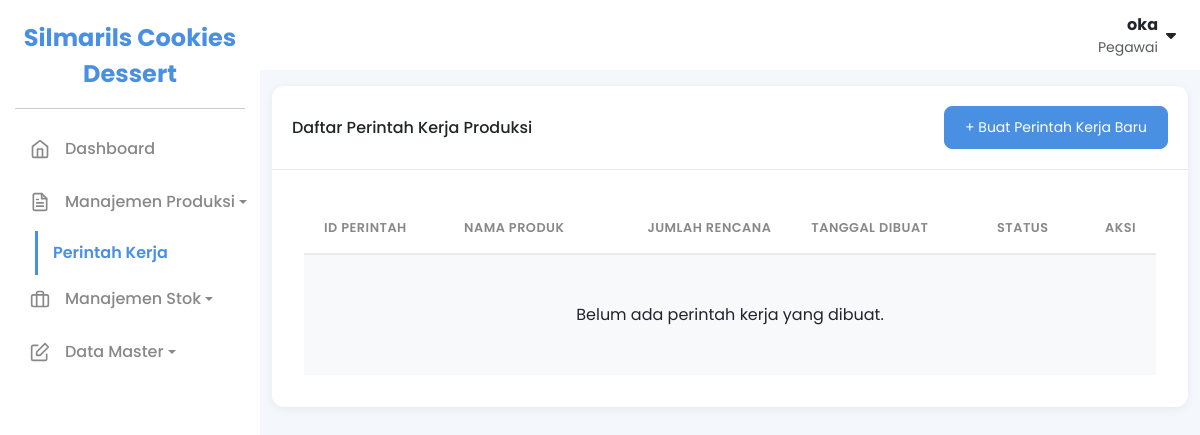
/index.php?page=produksi_daftar (signed in), run on an earlier commit of the app's database.
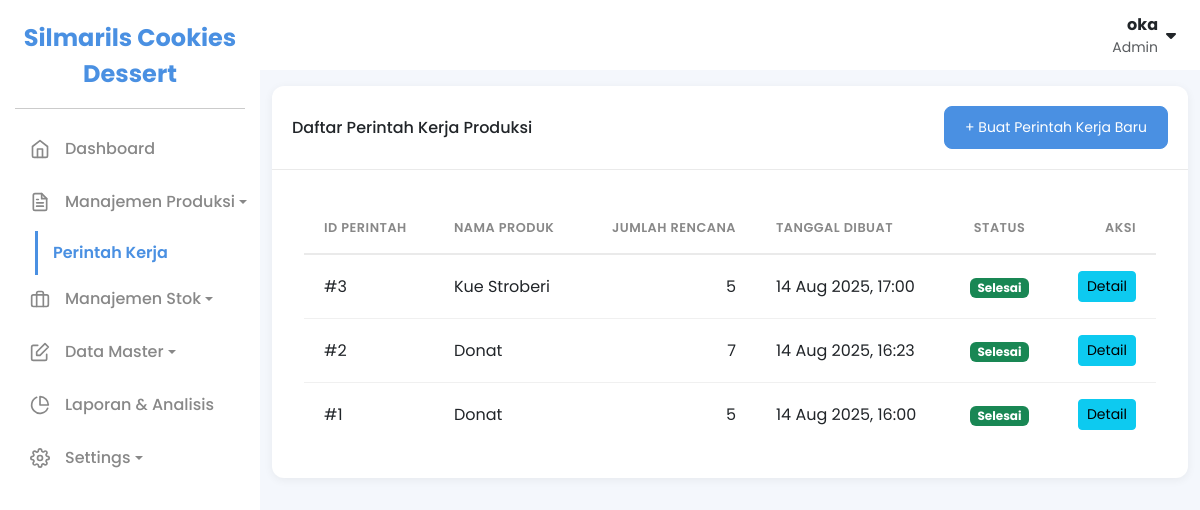
And on a later commit of the database.
### tables this page shows
CREATE TABLE `perintah_kerja` (
  `id_perintah_kerja` int NOT NULL,
  `id_produk` int NOT NULL,
  `jumlah_direncanakan` int NOT NULL,
  `jumlah_sukses` int DEFAULT NULL,
  `jumlah_gagal` int DEFAULT NULL,
  `tanggal_dibuat` datetime NOT NULL DEFAULT CURRENT_TIMESTAMP,
  `tanggal_dimulai` datetime DEFAULT NULL,
  `tanggal_selesai` datetime DEFAULT NULL,
  `status` enum('Direncanakan','Berlangsung','Selesai','Dibatalkan') NOT NULL,
  `catatan` text
);

CREATE TABLE `produk` (
  `id_produk` int NOT NULL,
  `nama_produk` varchar(100) NOT NULL,
  `masa_simpan_hari` int NOT NULL DEFAULT '0' COMMENT 'Umur simpan produk dalam hari',
  `catatan` text,
  `foto_produk` varchar(255) DEFAULT NULL
);

### core/functions.php (called while the page is built, shortened)
<?php
function base_url($path = '')
{
            $protocol = isset($_SERVER['HTTPS']) && $_SERVER['HTTPS'] === 'on' ? "https" : "http";
            $host = $_SERVER['HTTP_HOST'];
            $script_name = str_replace('\\', '/', dirname($_SERVER['SCRIPT_NAME']));
            $project_root = rtrim($script_name, '/');
            $url = "$protocol://$host" . rtrim($project_root, '/') . '/' . ltrim($path, '/');
            return $url;
}
function load_settings($pdo)
{
            try {
                        $stmt = $pdo->query("SELECT nama_pengaturan, nilai_pengaturan FROM pengaturan");
                        $settings_from_db = $stmt->fetchAll(PDO::FETCH_KEY_PAIR);
                        return $settings_from_db;
            } catch (PDOException $e) {
                        return [];
            }
}

### pages/produksi_daftar.php (the view, shortened to what this page needs)
<?php
$stmt = $pdo->query("
    SELECT pk.*, p.nama_produk
    FROM perintah_kerja pk
    JOIN produk p ON pk.id_produk = p.id_produk
    ORDER BY pk.tanggal_dibuat DESC
");
$daftar_kerja = $stmt->fetchAll(PDO::FETCH_ASSOC);
?>
<div class="container-fluid py-3">
    <div class="card">
        <div class="card-header d-flex justify-content-between align-items-center">
            <h6 class="m-0">Daftar Perintah Kerja Produksi</h6>
            <a href="index.php?page=produksi_buat" class="btn btn-primary btn-sm">+ Buat Perintah Kerja Baru</a>
        </div>
        <div class="card-body">
            <div class="card-body">
        <div class="table-responsive">
            <div class="table-responsive">
                <table class="table-modern">
                    <thead>
                        <tr>
                            <th>ID Perintah</th>
                            <th>Nama Produk</th>
                            <th class="text-end">Jumlah Rencana</th>
                            <th>Tanggal Dibuat</th>
                            <th class="text-center">Status</th>
                            <th class="text-end">Aksi</th>
                        </tr>
                    </thead>
                    <tbody>
                        <?php if (empty($daftar_kerja)): ?>
                            <tr>
                                <td colspan="6" class="text-center bg-light p-5">
                                    Belum ada perintah kerja yang dibuat.
                                </td>
                            </tr>
                        <?php else: ?>
                            <?php foreach ($daftar_kerja as $kerja): ?>
                                <tr>
                                    <td>#<?php echo htmlspecialchars($kerja['id_perintah_kerja']); ?></td>
                                    <td><?php echo htmlspecialchars($kerja['nama_produk']); ?></td>
                                    <td class="text-end"><?php echo number_format($kerja['jumlah_direncanakan']); ?></td>
                                    <td><?php echo date('d M Y, H:i', strtotime($kerja['tanggal_dibuat'])); ?></td>
                                    <td class="text-center">
                                        <?php
                                        $status = $kerja['status'];
                                        $badge_class = 'bg-secondary';
                                        if ($status == 'Selesai') $badge_class = 'bg-success';
                                        ?>
                                        <span class="badge <?php echo $badge_class; ?>"><?php echo htmlspecialchars($status); ?></span>
                                    </td>
                                    <td class="text-end">
                                        <a href="index.php?page=produksi_detail&id=<?php echo $kerja['id_perintah_kerja']; ?>" class="btn btn-info btn-sm">
                                            Detail
                                        </a>
                                    </td>
                                </tr>
                            <?php endforeach; ?>
                        <?php endif; ?>
                    </tbody>
                </table>
            </div>
        </div>
    </div>
</div>

### templates/header.php (shortened to what this page needs)
<?php
$current_page = isset($_GET['page']) ? $_GET['page'] : 'dashboard';
$data_master_pages = ['produk', 'produk_form', 'bahan_baku', 'bahan_baku_form', 'resep'];
$settings_pages = ['pengguna', 'pengguna_form', 'settings'];
$stok_pages = ['stok_harian', 'tambah_stok_form'];
$produksi_pages = ['produksi', 'produksi_daftar', 'produksi_buat', 'produksi_detail'];
$is_data_master_active = in_array($current_page, $data_master_pages);
$is_settings_active = in_array($current_page, $settings_pages);
$is_stok_active = in_array($current_page, $stok_pages);
$is_produksi_active = in_array($current_page, $produksi_pages);
?>
<!DOCTYPE html>
<html lang="id">
<head>
    <link rel="stylesheet" href="https://cdnjs.cloudflare.com/ajax/libs/font-awesome/6.2.0/css/all.min.css">
    <link href="<?php echo base_url('assets/css/bootstrap.min.css'); ?>" rel="stylesheet">
    <link href="<?php echo base_url('assets/css/style.css'); ?>" rel="stylesheet">
</head>
<body>
    <aside class="sidebar" id="sidebar">
        <div class="sidebar-header">
            <?php echo htmlspecialchars($settings['nama_website']); ?>
        </div>
        <hr>
        <ul class="nav flex-column">
            <li class="nav-item <?php echo $current_page == 'dashboard' ? 'active' : ''; ?>">
                <a class="nav-link" href="<?php echo base_url('index.php?page=dashboard'); ?>">
                    <svg class="sidebar-icon" xmlns="http://www.w3.org/2000/svg" width="24" height="24" viewBox="0 0 24 24" fill="none" stroke="currentColor" stroke-width="2" stroke-linecap="round" stroke-linejoin="round"><path d="M3 9l9-7 9 7v11a2 2 0 0 1-2 2H5a2 2 0 0 1-2-2z" /><polyline points="9 22 9 12 15 12 15 22" /></svg>
                    Dashboard
                </a>
            </li>
            <li class="nav-item">
                <a class="nav-link dropdown-toggle <?php echo $is_produksi_active ? 'active' : ''; ?>" href="#produksiSubmenu" role="button" data-bs-toggle="collapse" aria-expanded="<?php echo $is_produksi_active ? 'true' : 'false'; ?>">
                    Manajemen Produksi
                </a>
                <div class="collapse submenu <?php echo $is_produksi_active ? 'show' : ''; ?>" id="produksiSubmenu">
                    <ul class="nav flex-column">
                        <li><a class="dropdown-item <?php echo $current_page == 'produksi_daftar' ? 'active' : ''; ?>" href="<?php echo base_url('index.php?page=produksi_daftar'); ?>">Perintah Kerja</a></li>
                    </ul>
                </div>
            </li>
            <li class="nav-item">
                <a class="nav-link dropdown-toggle <?php echo $is_stok_active ? 'active' : ''; ?>" href="#stokSubmenu" role="button" data-bs-toggle="collapse" aria-expanded="<?php echo $is_stok_active ? 'true' : 'false'; ?>">
                    Manajemen Stok
                </a>
            </li>
            <li class="nav-item">
                <a class="nav-link dropdown-toggle <?php echo $is_data_master_active ? 'active' : ''; ?>" href="#dataMasterSubmenu" role="button" data-bs-toggle="collapse" aria-expanded="<?php echo $is_data_master_active ? 'true' : 'false'; ?>">
                    Data Master
                </a>
            </li>
            <?php if ($_SESSION['role'] === 'Admin'): ?>
                <li class="nav-item <?php echo str_starts_with($current_page, 'laporan') ? 'active' : ''; ?>">
                    <a class="nav-link" href="<?php echo base_url('index.php?page=laporan'); ?>">
                        <svg class="sidebar-icon" xmlns="http://www.w3.org/2000/svg" width="24" height="24" viewBox="0 0 24 24" fill="none" stroke="currentColor" stroke-width="2" stroke-linecap="round" stroke-linejoin="round"><path d="M21.21 15.89A10 10 0 1 1 8 2.83" /><path d="M22 12A10 10 0 0 0 12 2v10z" /></svg>
                        Laporan & Analisis
                    </a>
                </li>
                <li class="nav-item">
                    <a class="nav-link dropdown-toggle <?php echo $is_settings_active ? 'active' : ''; ?>" href="#settingsSubmenu" role="button" data-bs-toggle="collapse" aria-expanded="<?php echo $is_settings_active ? 'true' : 'false'; ?>">
                        Settings
                    </a>
                </li>
            <?php endif; ?>
        </ul>
    </aside>
    <main class="content-wrapper">
        <header class="topbar d-flex justify-content-between align-items-center">
            <div class="dropdown">
                <a href="#" class="d-flex align-items-center text-decoration-none" id="profileDropdown" data-bs-toggle="dropdown" aria-expanded="false">
                    <div class="text-end me-2">
                        <div class="fw-bold text-dark"><?php echo htmlspecialchars($_SESSION['nama_lengkap']); ?></div>
                        <div class="small text-muted"><?php echo htmlspecialchars($_SESSION['role']); ?></div>
                    </div>
                    <i class="fa-solid fa-caret-down text-dark"></i>
                </a>
            </div>
        </header>
        <div class="main-content">

### index.php (shortened to what this page needs)
<?php
require_once __DIR__ . '/config/database.php';
require_once __DIR__ . '/core/functions.php';
$settings = load_settings($pdo);
$page = isset($_GET['page']) ? $_GET['page'] : 'dashboard';
$allowed_pages =
            [
                        'dashboard',
                        'produk',
                        'produk_form',
                        'produk_hapus',
                        'bahan_baku',
                        'bahan_baku_form',
                        'bahan_baku_hapus',
                        'tambah_stok_form',
                        'stok_harian',
                        'hapus_stok_batch',
                        'resep',
                        'resep_hapus',
                        'produksi',
                        'produksi_rencana_form',
                        'produksi_input_form',
                        'produksi_daftar',
                        'produksi_buat',
                        'produksi_aksi_buat',
                        'produksi_aksi_mulai',
                        'produksi_aksi_selesai',
                        'produksi_detail',
                        'laporan',
                        'laporan_penggunaan_harian',
                        'laporan_waste',
                        'laporan_efisiensi',
                        'laporan_pencapaian',
                        'pengguna',
                        'pengguna_form',
                        'pengguna_hapus',
                        'settings',
                        'reset_data',
            ];
include __DIR__ . '/templates/header.php';
if (in_array($page, $allowed_pages) && file_exists(__DIR__ . '/pages/' . $page . '.php')) {
            include __DIR__ . '/pages/' . $page . '.php';
} else {
            echo '<div class="alert alert-danger">Error: Halaman tidak ditemukan!</div>';
}
include __DIR__ . '/templates/footer.php';

### templates/footer.php (shortened to what this page needs)
</div>
</body>
</html>

### assets/css/style.css (style rules this page uses)
:root { --primary-color: #4a90e2; --sidebar-bg: #ffffff; --body-bg: #f4f7fc; --card-bg: #ffffff; --text-color: #333333; --text-muted: #888888; --sidebar-width: 260px; --border-radius: 12px; --shadow: 0 4px 20px rgba(0, 0, 0, 0.05); --shadow: 0 2px 10px rgba(0, 0, 0, 0.06); }
body { background-color: var(--body-bg); font-family: "Poppins", sans-serif; color: var(--text-color); }
.card { border: none; border-radius: var(--border-radius); box-shadow: var(--shadow); margin-bottom: 1.5rem; }
.card-header { background-color: transparent; border-bottom: 1px solid #eaeaea; padding: 1.25rem; font-weight: 600; }
.btn-primary { background-color: var(--primary-color); border-color: var(--primary-color); border-radius: 8px; padding: 10px 20px; }
.sidebar { width: var(--sidebar-width); height: 100vh; position: fixed; top: 0; left: 0; background-color: var(--sidebar-bg); padding: 20px 15px; z-index: 1030; transition: transform 0.3s ease-in-out; display: flex; flex-direction: column; }
.sidebar-header { font-size: 1.5rem; font-weight: 700; color: var(--primary-color); text-align: center; }
.sidebar .nav-link { color: var(--text-muted); font-weight: 500; padding: 12px 15px; margin-bottom: 5px; border-radius: 8px; display: flex; align-items: center; }
.sidebar .nav-link .sidebar-icon { margin-right: 15px; width: 20px; height: 20px; }
.sidebar .submenu { padding-left: 20px; }
.sidebar .submenu .dropdown-item { padding: 10px 15px; border-left: 3px solid transparent; transition: all 0.2s ease-in-out; }
.sidebar .submenu .dropdown-item.active { border-left-color: var(--primary-color); font-weight: 600; color: var(--primary-color); }
.sidebar .dropdown-item { color: var(--text-muted); font-weight: 500; }
.topbar { height: 70px; background-color: var(--card-bg); padding: 0 1.5rem; }
.table-modern { width: 100%; }
.table-modern thead th { border: none; border-bottom: 2px solid #eaeaea; text-transform: uppercase; color: var(--text-muted); font-size: 0.8rem; font-weight: 600; letter-spacing: 0.5px; padding: 1rem 1.25rem; text-align: left; }
.table-modern tbody td { border: none; border-bottom: 1px solid #f0f0f0; padding: 1rem 1.25rem; vertical-align: middle; }
.table-modern tbody tr:last-child td { border-bottom: none; }
@media (min-width: 992px) { .content-wrapper { margin-left: var(--sidebar-width); } }

What changed in the data, as far as the page shows it:
added perintah_kerja: id_perintah_kerja "3", id_produk.nama_produk "Kue Stroberi", jumlah_direncanakan "5", tanggal_dibuat "14 Aug 2025, 17:00", status "Selesai"
added perintah_kerja: id_perintah_kerja "2", id_produk.nama_produk "Donat", jumlah_direncanakan "7", tanggal_dibuat "14 Aug 2025, 16:23", status "Selesai"
added perintah_kerja: id_perintah_kerja "1", id_produk.nama_produk "Donat", jumlah_direncanakan "5", tanggal_dibuat "14 Aug 2025, 16:00", status "Selesai"
Also different on the page:
$_SESSION['role']: "Pegawai" → "Admin"
text no longer shown: "Belum ada perintah kerja yang dibuat."
text now shown: "Laporan & Analisis Settings"
